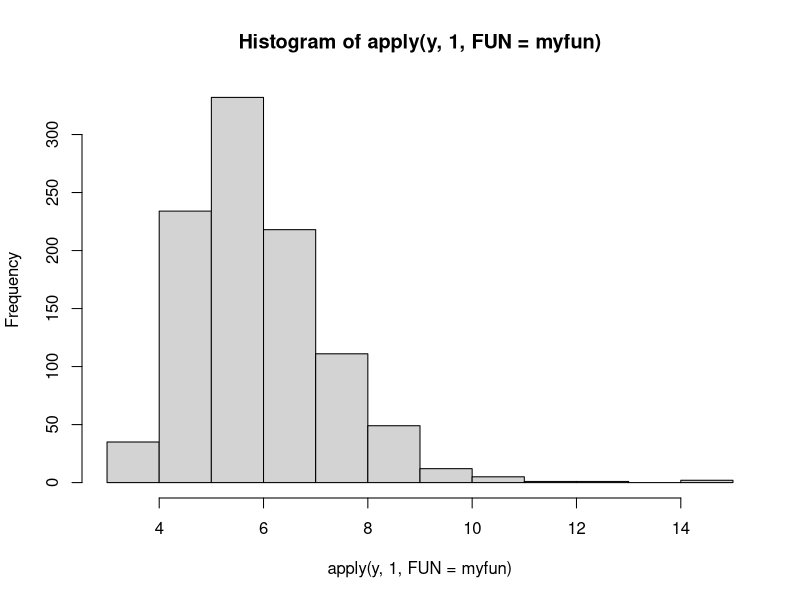
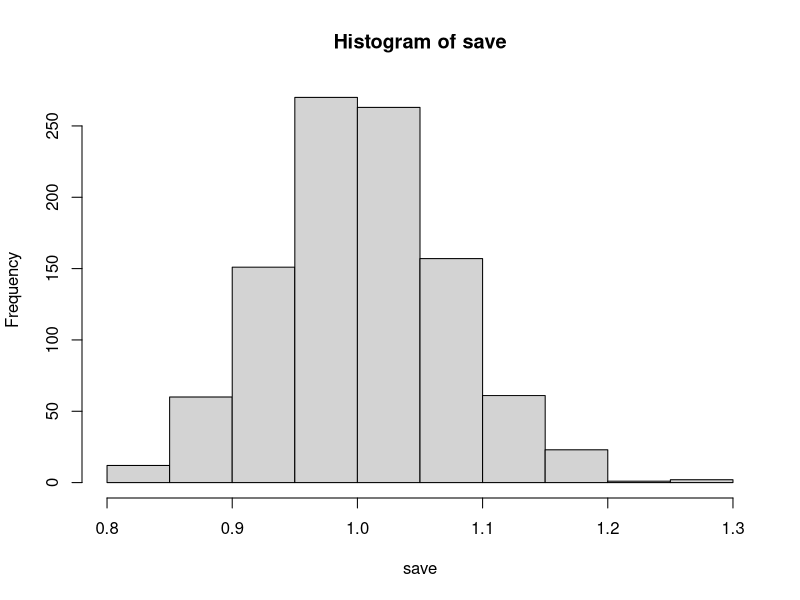
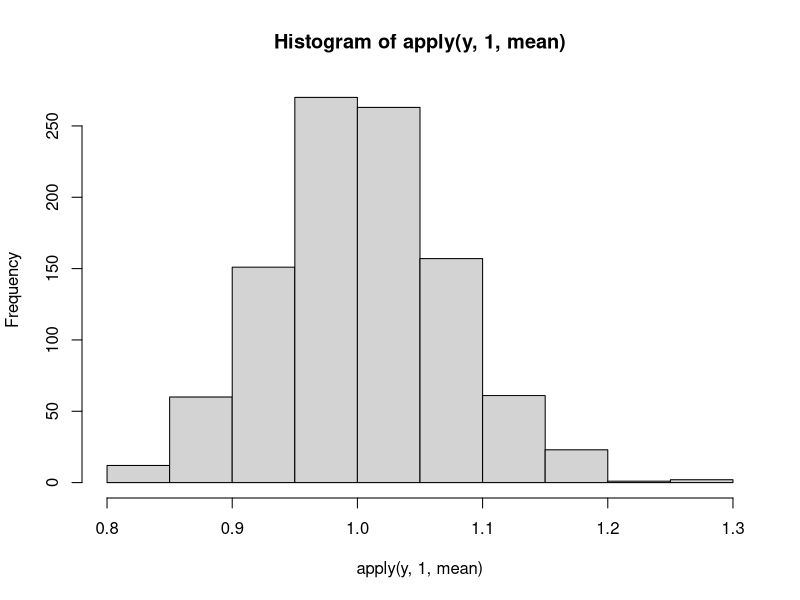

Recreate these plots in R, in order.

#Simulate values
  y= matrix(rgamma(1000*200,1,1),nrow=1000)

#Apply function - range on columns
  apply(y,1,FUN=range)
  
  apply(y,2,FUN=sd)
  
#Create own function
  myfun=function(x){max(x)-min(x)}
  hist(apply(y,1,FUN=myfun))
  
#Create for loop    
  save=rep(0,nrow(y))  
  for(i in 1:nrow(y)){
    save[i]=mean(y[i,])
  }
  hist(save)

  hist(apply(y,1,mean))
  
# Create 
  mu=seq(0,1000,250)
  sigma=c(10,1000)
  combs=expand.grid(mu,sigma)
  
  myfunc2=function(a,b){list(rnorm(1000,mean=a,sd=b))}
  
  out=mapply(a=combs$Var1,b=combs$Var2,FUN=myfunc2)
  str(out)
    
#lapply
  this= lapply(out,FUN=function(x){list(mean=mean(x),sd=sd(x))})

  matrix(unlist(this),ncol=2,byrow=TRUE)
